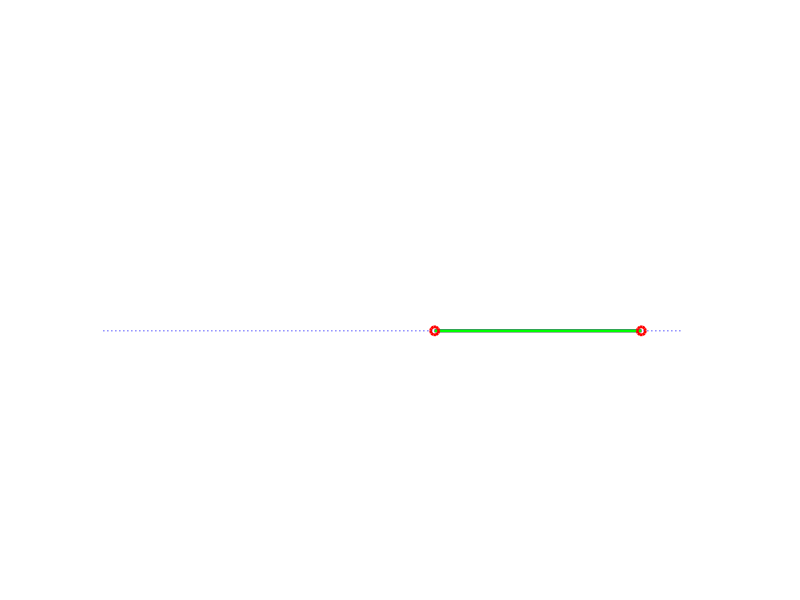

This chart was generated by the following MATLAB code: (Note: this script raises an error after producing the figure.)
load('figs/simulation_data');
nSteps = size(calcs_set,1)/2;
ndomains = 2;
nb = 2;
ndof = 7;


ll = 1;
fig_hl = figure(1000);
set(fig_hl,'Position', [20 80 800 800])
    clf;
    plot([-1.5 2.2], [0 0], 'b:');
    hold on;
    sleg = plot([0 0], 'r','LineWidth',2);
    nleg = plot([0 0], 'b','LineWidth',2);
    torso = plot([0 0], 'g','LineWidth',2);
    pZMP = plot([0 0], 'ro','LineWidth',2);    
    hold off;
    anim_axis=[-0.6 2.4 -0.1 0.5];
    axis off
    axis(anim_axis)
    axis equal
    grid
    
    tic;
    calcs_full = [calcs_set{:}];
    out = horzcat_fields_domains(calcs_full);
    px=0;
    pxtemp=0;
     for k = 1:nsteps
%          for j = 1:ndomains
            calcs = calcs_set{k};
            ts = calcs.t;
            ts = ts - ts(1);
            qs = calcs.q_anim;
            oZMP = calcs.ZMP;
             [Et,Ex] = even_sample(ts,qs,10);
             [Et,ZMP] = even_sample(ts,oZMP,10);             
             ncalcs = length(Et);
             for i = 1:ncalcs%5:428
                % position
%                  qe = calcs.qe(1:9, i);
                 qe = Ex(1:end,i);
                pos = jpos_mat(qe)+[ones(1,13);zeros(1,13)]*px;
                
                posStack(:,i)=[pos(1,:)';pos(2,:)'];
                set(sleg, 'XData', pos(1,1:8), 'YData', pos(2,1:8)-pos(2,2), ...
                    'erasemode', 'normal');
                set(nleg, 'XData', pos(1,8:end), 'YData', pos(2,8:end)-pos(2,2), ...
                    'erasemode', 'normal');
                set(torso, 'XData', pos(1,6:7), 'YData', pos(2,6:7)-pos(2,2), ...
                    'erasemode', 'normal');
                set(pZMP, 'XData', ZMP(i)+px, 'YData', 0, ...
                    'erasemode', 'normal');                
                
%                new_axis=anim_axis+[pos(1,6) pos(1,6) 0 0];
%                 axis(new_axis)
                drawnow();
                pause(0.01);
                if 1
                    % Regulate frameIndex rate, use timeFactor to slow down / speed up
                    pauseTime = Et(i) - toc();
                    if pauseTime >= 0
                        pause(pauseTime);
                        % Shouldn't be non-zero, except in maybe rare slowdowns
                    end
                    % Skip frames otherwise?
                else
                    % Mini pause for funsies
                    pause(0.00001);
                end
                M(ll)= getframe();
                frame = getframe();
                if ll == 1
                    % Setup - not sure if there's a better way to actually have
                    % it work
                    [gifImg, gifMap] = rgb2ind(frame.cdata, 255, 'nodither');
                    % Set length... somehow
                    % Just use small increment since we're dynamically sizing
                    % Gonna be inefficient, but oh wells
                    gifImg(1, 1, 1, 2) = 0;
                else
                    gifImg(:, :, 1, ll) = rgb2ind(M(ll).cdata, gifMap, 'nodither');
                end
                ll = ll+1;
                
                
             end
             if mod(k,2)==1
                pxtemp = pxtemp+pos(1,12)-pos(1,2);
                pos(2,2)
             else
                px= pxtemp;
             end
             
          end
        % Update coordinates
%         qe = calcs.qe(:, end);
%         q = qe(nb + (1:ndof));
%         qb = pe_nsf_mat(q, qb);
%      end
    
%     movie2avi(M,'proxi_slip','fps',60,'compression','None','quality',100);
    imwrite(gifImg, gifMap, ['figs/proxi_slip.gif'], 'DelayTime', 1/60, 'LoopCount', Inf);